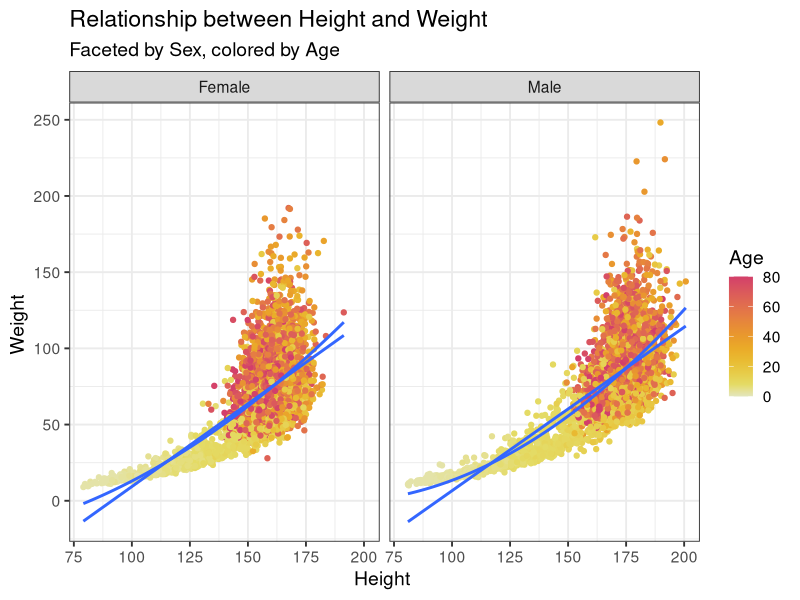
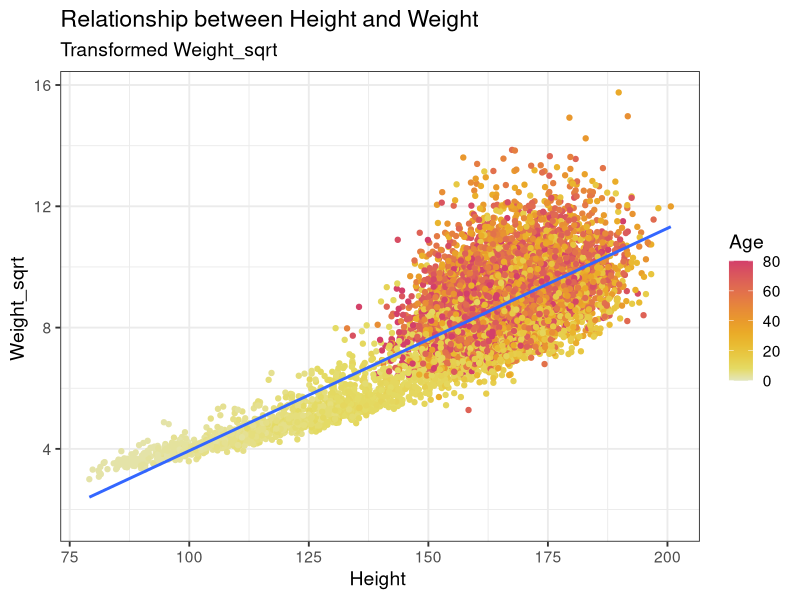
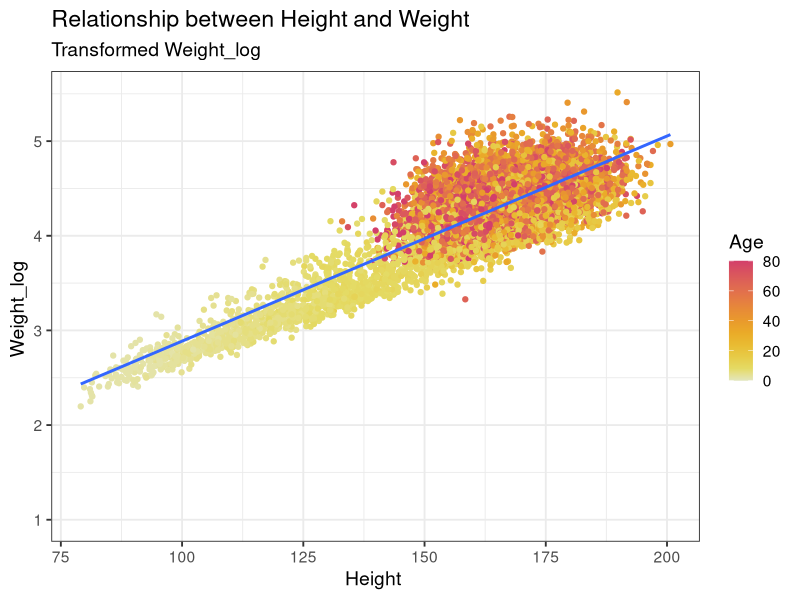

R code for these plots, in order: (Note: this script raises an error after producing the figures.)
## ---- chunk 1
library(tidyverse)
library(lubridate)
library(patchwork)
library(colorspace) 
library(mgcv)
## ---- chunk 2

body_df <- read_csv("height_weight.csv")
# Your R code here
ggplot(body_df, aes(x = height, y = weight, color = age)) +
  geom_point() +
  geom_smooth(method = "lm", formula = y ~ x, se = FALSE) +
  geom_smooth(method = "lm", formula = y ~ poly(x, 2), se = FALSE) +
  facet_wrap(~sex) +
  scale_color_continuous_sequential(palette = "Heat 2")+
  labs(
    title = "Relationship between Height and Weight",
    subtitle = "Faceted by Sex, colored by Age",
    x = "Height ",
    y = "Weight ",
    color = "Age "
  ) +
  theme_bw(base_size = 14)
## ---- chunk 3
body_df <- read_csv("height_weight.csv")
body_df_trans <- body_df %>%
  mutate(
    weight_sqrt   = sqrt(weight),
    weight_log    = log(weight),
  )

ggplot(body_df_trans, aes(x = height, y = weight_sqrt, color = age)) +
  geom_point() +
  geom_smooth(method = "lm", formula = y ~ x, se = FALSE) +
  scale_color_continuous_sequential(palette = "Heat 2")+
  labs(
    title = "Relationship between Height and Weight",
    subtitle = "Transformed Weight_sqrt",
    x = "Height ",
    y = "Weight_sqrt ",
    color = "Age "
  ) +
  theme_bw(base_size = 14)

ggplot(body_df_trans, aes(x = height, y = weight_log, color = age)) +
  geom_point() +
  geom_smooth(method = "lm", formula = y ~ x, se = FALSE) +
  scale_color_continuous_sequential(palette = "Heat 2")+
  labs(
    title = "Relationship between Height and Weight",
    subtitle = "Transformed Weight_log",
    x = "Height ",
    y = "Weight_log ",
    color = "Age "
  ) +
  theme_bw(base_size = 14)
## ---- chunk 4
body_df <- read_csv("height_weight.csv")
summary_date <- body_df %>%
  group_by(sex, age) %>%
  summarise(mean_height = mean(height))
ggplot(summary_date, aes(x = age, y = mean_height, color = sex)) +
  geom_point() +
  geom_smooth(method = "gam", formula = y ~ s(x), se = FALSE) +
  scale_color_discrete(palette = "Set1")+
  labs(
    title = "Relationship between Age and Height of Boys and Girls",
    subtitle = "Faceted by Sex",
    x = "Age ",
    y = "Height ",
    color = "Sex "
  ) +
  theme_bw(base_size = 14)
## ---- chunk 5
failure_times <- c(4381, 3953, 2603, 2320, 1161, 3286, 6914, 4007, 3168,
                   2376, 7498, 3923, 9460, 4525, 2168, 1288, 5085, 2217,
                   6922, 218, 1309, 1875, 1023, 1697, 1038, 3699, 6142,
                   4732, 3330, 4159, 2537, 3814, 2157, 7683, 5539, 4839,
                   6052, 2420, 5556, 309, 1295, 3266, 6679, 1711, 5931)
## ---- chunk 6
# Your R code library(MASS)
library(MASS)
x <- failure_times / 1000

fit_norm <- fitdistr(x, "normal")
fit_logn <- fitdistr(x, "lognormal")
fit_exp  <- fitdistr(x, "exponential")
shape0 <- mean(x)^2 / var(x)
rate0  <- mean(x) / var(x)
fit_gam  <- fitdistr(x, "gamma", start = list(shape = shape0, rate = rate0))

op <- par(mfrow=c(2,2), mar=c(4,4,2,1))
n <- length(x); p <- ppoints(n); xs <- sort(x)

qN <- qnorm(p, mean=fit_norm$estimate["mean"], sd=fit_norm$estimate["sd"])
plot(qN, xs, main="Normal QQ", xlab="Theoretical", ylab="Sample"); abline(0,1,col=2)

qLN <- qlnorm(p, meanlog=fit_logn$estimate["meanlog"], sdlog=fit_logn$estimate["sdlog"])
plot(qLN, xs, main="Lognormal QQ", xlab="Theoretical", ylab="Sample"); abline(0,1,col=2)

qE <- qexp(p, rate=fit_exp$estimate["rate"])
plot(qE, xs, main="Exponential QQ", xlab="Theoretical", ylab="Sample"); abline(0,1,col=2)

qG <- qgamma(p, shape=fit_gam$estimate["shape"], rate=fit_gam$estimate["rate"])
plot(qG, xs, main="Gamma QQ", xlab="Theoretical", ylab="Sample"); abline(0,1,col=2)
par(op)
aic <- c(
  normal     = 2*2 - 2*fit_norm$loglik,
  lognormal  = 2*2 - 2*fit_logn$loglik,
  exponential= 2*1 - 2*fit_exp$loglik,
  gamma      = 2*2 - 2*fit_gam$loglik
)
aic

best <- names(which.min(aic))
best

dens <- density(x)
grid <- seq(min(x), max(x), length.out = 400)

pdf_y <- switch(best,
  normal       = dnorm(grid, mean = fit_norm$estimate["mean"], sd = fit_norm$estimate["sd"]),
  lognormal    = dlnorm(grid, meanlog = fit_logn$estimate["meanlog"], sdlog = fit_logn$estimate["sdlog"]),
  exponential  = dexp(grid, rate = fit_exp$estimate["rate"]),
  gamma        = dgamma(grid, shape = fit_gam$estimate["shape"], rate = fit_gam$estimate["rate"])
)

ggplot() +
  geom_line(aes(x = dens$x, y = dens$y), color = "#377eb8", linewidth = 1.1) +
  geom_line(aes(x = grid, y = pdf_y), color = "#e41a1c", linewidth = 1.1) +
  labs(
    title = paste("KDE (blue) vs Fitted", best, "PDF (red)"),
    x = "Failure time (10^3 hours)",
    y = "Density"
  ) +
  theme_bw(base_size = 14)

## ---- chunk 7
# Your R code here
set.seed(604)
n_groups <- 100; n <- 6; mu <- 10; sigma <- 5

x <- rnorm(n_groups * n, mean = mu, sd = sigma)
m <- matrix(x, ncol = n, byrow = TRUE)

xbar <- rowMeans(m)
s2   <- apply(m, 1, var)    
Tstat <- (xbar - mu) / sqrt(s2 / n)

df <- n - 1

p <- ppoints(length(Tstat))
theo <- qt(p, df = df)
plot(theo, sort(Tstat),
     xlab = "Theoretical t(5) quantiles", ylab = "Sample quantiles",
     main = "QQ-plot: Tstat vs t(5)")
abline(0, 1, col = 2, lwd = 2)

hist(Tstat, prob = TRUE, breaks = 20, col = "grey85", border = "white",
     main = "Empirical T vs t(5) density", xlab = "T statistic")
lines(density(Tstat), col = "#377eb8", lwd = 2)
curve(dt(x, df = df), add = TRUE, col = "#D55E00", lwd = 2)
ks.test(Tstat, "pt", df = df)
## ---- chunk 8
birth_data <- read_csv("birth_data-1.csv", show_col_types = FALSE)
head(birth_data)
## ---- chunk 9
# Your code here
tidy_birth <- birth_data %>%
  pivot_longer(
    cols = ends_with("_births") | ends_with("_denom"),  
    names_to = c("race", ".value"),                    
    names_sep = "_"                                   
  )

cat("First 10 rows:\n")
head(tidy_birth, 10)

cat("\nLast 10 rows:\n")
tail(tidy_birth, 10)

cat("\nData dimensions:", dim(tidy_birth), "\n")
cat("Column names:", names(tidy_birth), "\n")
## ---- chunk 10
## Your code here
library(lubridate)


tidy_birth_clean <- tidy_birth %>%
  filter(!is.na(denom), !is.na(births))

tidy_birth_clean <- tidy_birth_clean %>%
  mutate(
    date = my(paste(month, year)),                    
    birth_rate = (births / denom) * 1000 * 12         
  )

california_data <- tidy_birth_clean %>%
  filter(state == "California")

ggplot(california_data, aes(x = date, y = birth_rate, color = race)) +
  geom_line(linewidth = 1) +
  labs(
    title = "Birth Rate in California by Race/Ethnicity (2016-2022)",
    x = "Date",
    y = "Birth Rate (per 1000 women aged 15-44 per year)",
    color = "Race/Ethnicity"
  ) +
  theme_minimal() +
  theme(legend.position = "bottom")

california_summary <- california_data %>%
  group_by(race) %>%
  summarize(avg_birth_rate = mean(birth_rate, na.rm = TRUE)) %>%
  arrange(desc(avg_birth_rate))

print(california_summary)
## ---- chunk 11
# 计算相对出生率（标准化到各种族的平均值）
tidy_birth_relative <- tidy_birth_clean %>%
  group_by(race) %>%
  mutate(relative_birth_rate = birth_rate / mean(birth_rate)) %>%
  ungroup()

# 筛选加州数据用于绘图
california_relative <- tidy_birth_relative %>%
  filter(state == "California")

# 绘制相对出生率趋势图
ggplot(california_relative, aes(x = date, y = relative_birth_rate, color = race)) +
  geom_line(linewidth = 1) +
  geom_hline(yintercept = 1, linetype = "dashed", color = "gray30", linewidth = 0.8) +
  labs(
    title = "Relative Birth Rate in California by Race/Ethnicity",
    x = "Date",
    y = "Relative Birth Rate (normalized to mean = 1)",
    color = "Race/Ethnicity"
  ) +
  theme_minimal() +
  theme(legend.position = "bottom")
## ---- chunk 12
recovery_data <- tidy_birth_relative %>%
  filter(state == "California", year >= 2019) %>%
  group_by(race) %>%
  mutate(
    baseline_2019 = mean(birth_rate[year == 2019], na.rm = TRUE),
    recovery_index = birth_rate / baseline_2019 * 100
  ) %>%
  ungroup()

ggplot(recovery_data, aes(x = date, y = recovery_index, color = race)) +
  geom_line(linewidth = 1) +
  geom_hline(yintercept = 100, linetype = "dashed", color = "gray30", linewidth = 0.8) +
  geom_vline(xintercept = as.Date("2020-03-01"), linetype = "dotted", 
             color = "red", alpha = 0.5) +
  annotate("text", x = as.Date("2019-06-01"), y = 100, 
           label = "2019 baseline", vjust = -0.5, size = 3.5) +
  annotate("text", x = as.Date("2020-03-01"), y = 115, 
           label = "COVID-19", angle = 90, vjust = -0.5, size = 3, color = "red") +
  labs(
    title = "Birth Rate Recovery Track: Indexed to 2019 Baseline",
    subtitle = "California by Race/Ethnicity",
    x = "Date",
    y = "Index (2019 = 100)",
    color = "Race/Ethnicity"
  ) +
  theme_minimal() +
  theme(legend.position = "bottom")
